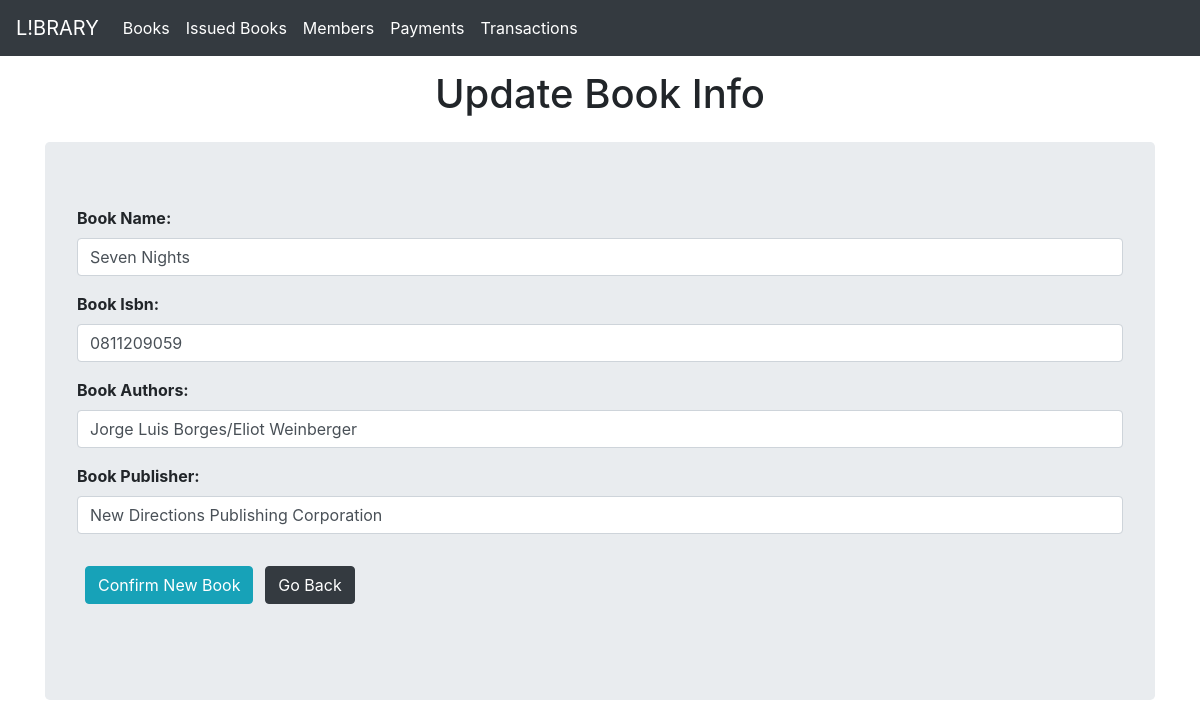
Before: /update_book/8 with the older database file.
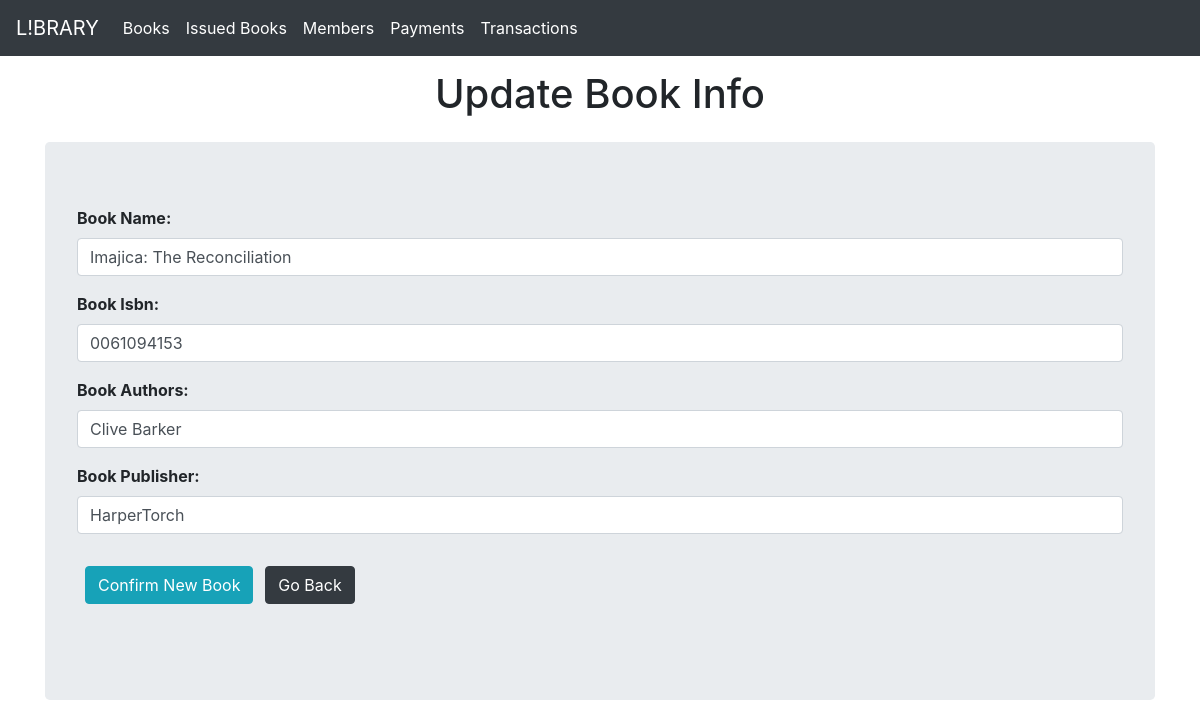
After: the same page with the newer database file.
### Library/models.py (models this page shows)
class Book(db.Model):
    id = db.Column(db.Integer, primary_key=True)
    name = db.Column(db.String(100))
    isbn = db.Column(db.String(20))
    author = db.Column(db.String(100))
    publisher = db.Column(db.String(100))
    issued = db.Column(db.Boolean, default=False )

### Library/books.py (the view, shortened to what this page needs)
@books.route('/update_book/<int:id>', methods=['GET', 'POST'])
def update_book(id):
    book = Book.query.get(id)
    return render_template('book_update_form.html', data=book)

### Library/templates/book_update_form.html (shortened to what this page needs)
{% extends 'base.html' %}
{% block body %}
<div class="container my-4" style="text-align:center ;">
    <h1>Update Book Info</h1>
</div>
    <div class="jumbotron" style="font-weight:bold ;">
        <form action="/update_book/{{data.id}}" method="POST">
            <div class="form-group">
              <label  for="book_name">Book Name: </label>
              <input type="text" class="form-control mr-sm-2" style="width:100%" name="book_name" value="{{data.name}}" id="book_name" autocomplete="off" required>
            </div>
            <div class="form-group">
              <label for="book_isbn">Book Isbn: </label>
              <input type="tel" class="form-control mr-sm-2" style="width:100%" name="book_isbn" value="{{data.isbn}}" id="book_isbn" autocomplete="off" required>
            </div>
            <div class="form-group">
              <label  for="book_author">Book Authors: </label>
              <input type="text" class="form-control mr-sm-2" style="width:100%" name="book_author" value="{{data.author}}" id="book_author" autocomplete="off" required>
            </div>
            <div class="form-group">
              <label  for="book_publisher">Book Publisher: </label>
              <input type="text" class="form-control mr-sm-2"  style="width:100%" name="book_publisher" value="{{data.publisher}}" id="book_publisher" autocomplete="off" required>
            </div>
            <div class="my-3">
              <input type="submit" value="Confirm New Book" class="btn btn-info mx-2 my-3" >
              <a href="/" class="btn btn-dark my-3 ">Go Back</a>
          </div>
          </form>
    </div>
{% endblock %}

Changed rows visible on the page:
changed Book: book_name "Seven Nights" → "Imajica: The Reconciliation"; book_isbn "0811209059" → "0061094153"; book_author "Jorge Luis Borges/Eliot Weinberger" → "Clive Barker"; book_publisher "New Directions Publishing Corporation" → "HarperTorch"
